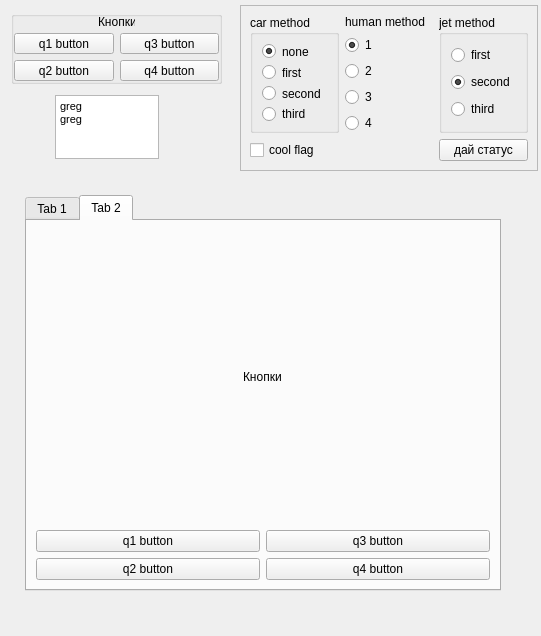
<?xml version="1.0" encoding="UTF-8"?>
<ui version="4.0">
 <class>MainWindow</class>
 <widget class="QMainWindow" name="MainWindow">
  <property name="geometry">
   <rect>
    <x>0</x>
    <y>0</y>
    <width>541</width>
    <height>636</height>
   </rect>
  </property>
  <property name="windowTitle">
   <string>MainWindow</string>
  </property>
  <widget class="QWidget" name="centralwidget">
   <widget class="QFrame" name="frame">
    <property name="geometry">
     <rect>
      <x>240</x>
      <y>5</y>
      <width>298</width>
      <height>166</height>
     </rect>
    </property>
    <property name="frameShape">
     <enum>QFrame::StyledPanel</enum>
    </property>
    <property name="frameShadow">
     <enum>QFrame::Raised</enum>
    </property>
    <layout class="QGridLayout" name="gridLayout_4">
     <item row="0" column="0">
      <layout class="QGridLayout" name="gridLayout_2">
       <item row="0" column="0">
        <widget class="QGroupBox" name="groupBox">
         <property name="title">
          <string>car method</string>
         </property>
         <layout class="QGridLayout" name="gridLayout">
          <item row="2" column="0">
           <widget class="QRadioButton" name="r2">
            <property name="text">
             <string>second</string>
            </property>
           </widget>
          </item>
          <item row="0" column="0">
           <widget class="QRadioButton" name="r1">
            <property name="text">
             <string>none</string>
            </property>
            <property name="checked">
             <bool>true</bool>
            </property>
           </widget>
          </item>
          <item row="3" column="0">
           <widget class="QRadioButton" name="r3">
            <property name="text">
             <string>third</string>
            </property>
           </widget>
          </item>
          <item row="1" column="0">
           <widget class="QRadioButton" name="r4">
            <property name="text">
             <string>first</string>
            </property>
           </widget>
          </item>
         </layout>
        </widget>
       </item>
       <item row="0" column="2">
        <widget class="QGroupBox" name="groupBox_3">
         <property name="title">
          <string>jet method</string>
         </property>
         <layout class="QGridLayout" name="gridLayout_3">
          <item row="2" column="0">
           <widget class="QRadioButton" name="rr3">
            <property name="text">
             <string>third</string>
            </property>
            <property name="autoRepeat">
             <bool>false</bool>
            </property>
           </widget>
          </item>
          <item row="0" column="0">
           <widget class="QRadioButton" name="rr1">
            <property name="text">
             <string>first</string>
            </property>
           </widget>
          </item>
          <item row="1" column="0">
           <widget class="QRadioButton" name="rr2">
            <property name="text">
             <string>second</string>
            </property>
            <property name="checked">
             <bool>true</bool>
            </property>
            <property name="autoRepeat">
             <bool>false</bool>
            </property>
           </widget>
          </item>
         </layout>
        </widget>
       </item>
       <item row="1" column="0">
        <widget class="QCheckBox" name="checkBox">
         <property name="text">
          <string>cool flag</string>
         </property>
        </widget>
       </item>
       <item row="1" column="2">
        <widget class="QPushButton" name="stat">
         <property name="text">
          <string>дай статус</string>
         </property>
        </widget>
       </item>
       <item row="0" column="1">
        <layout class="QVBoxLayout" name="dasf">
         <item>
          <widget class="QLabel" name="label_2">
           <property name="text">
            <string>human method</string>
           </property>
          </widget>
         </item>
         <item>
          <widget class="QRadioButton" name="r1_2">
           <property name="text">
            <string>1</string>
           </property>
           <property name="checked">
            <bool>true</bool>
           </property>
          </widget>
         </item>
         <item>
          <widget class="QRadioButton" name="r4_2">
           <property name="text">
            <string>2</string>
           </property>
          </widget>
         </item>
         <item>
          <widget class="QRadioButton" name="r2_2">
           <property name="text">
            <string>3</string>
           </property>
          </widget>
         </item>
         <item>
          <widget class="QRadioButton" name="r3_2">
           <property name="text">
            <string>4</string>
           </property>
          </widget>
         </item>
        </layout>
       </item>
      </layout>
     </item>
    </layout>
   </widget>
   <widget class="QGroupBox" name="groupBox_2">
    <property name="geometry">
     <rect>
      <x>11</x>
      <y>11</y>
      <width>211</width>
      <height>73</height>
     </rect>
    </property>
    <widget class="QPushButton" name="q4">
     <property name="geometry">
      <rect>
       <x>109</x>
       <y>49</y>
       <width>99</width>
       <height>21</height>
      </rect>
     </property>
     <property name="text">
      <string>q4 button</string>
     </property>
    </widget>
    <widget class="QPushButton" name="q3">
     <property name="geometry">
      <rect>
       <x>109</x>
       <y>22</y>
       <width>99</width>
       <height>21</height>
      </rect>
     </property>
     <property name="text">
      <string>q3 button</string>
     </property>
    </widget>
    <widget class="QPushButton" name="q1">
     <property name="geometry">
      <rect>
       <x>3</x>
       <y>22</y>
       <width>100</width>
       <height>21</height>
      </rect>
     </property>
     <property name="text">
      <string>q1 button</string>
     </property>
    </widget>
    <widget class="QPushButton" name="q2">
     <property name="geometry">
      <rect>
       <x>3</x>
       <y>49</y>
       <width>100</width>
       <height>21</height>
      </rect>
     </property>
     <property name="text">
      <string>q2 button</string>
     </property>
    </widget>
    <widget class="QLabel" name="label">
     <property name="geometry">
      <rect>
       <x>87</x>
       <y>3</y>
       <width>37</width>
       <height>16</height>
      </rect>
     </property>
     <property name="text">
      <string>Кнопки</string>
     </property>
    </widget>
   </widget>
   <widget class="QTabWidget" name="tabWidget_2">
    <property name="geometry">
     <rect>
      <x>25</x>
      <y>195</y>
      <width>476</width>
      <height>396</height>
     </rect>
    </property>
    <property name="currentIndex">
     <number>1</number>
    </property>
    <widget class="QWidget" name="tab_3">
     <attribute name="title">
      <string>Tab 1</string>
     </attribute>
     <widget class="QTimeEdit" name="timeEdit">
      <property name="geometry">
       <rect>
        <x>245</x>
        <y>230</y>
        <width>106</width>
        <height>20</height>
       </rect>
      </property>
     </widget>
     <widget class="QLabel" name="label_3">
      <property name="geometry">
       <rect>
        <x>245</x>
        <y>4</y>
        <width>37</width>
        <height>16</height>
       </rect>
      </property>
      <property name="text">
       <string>Кнопки</string>
      </property>
     </widget>
     <widget class="QPushButton" name="q1_2">
      <property name="geometry">
       <rect>
        <x>245</x>
        <y>23</y>
        <width>75</width>
        <height>23</height>
       </rect>
      </property>
      <property name="text">
       <string>q1 button</string>
      </property>
     </widget>
     <widget class="QRadioButton" name="radioButton">
      <property name="geometry">
       <rect>
        <x>245</x>
        <y>52</y>
        <width>82</width>
        <height>18</height>
       </rect>
      </property>
      <property name="text">
       <string>RadioButton</string>
      </property>
     </widget>
     <widget class="QSlider" name="horizontalSlider">
      <property name="geometry">
       <rect>
        <x>245</x>
        <y>152</y>
        <width>84</width>
        <height>16</height>
       </rect>
      </property>
      <property name="orientation">
       <enum>Qt::Horizontal</enum>
      </property>
     </widget>
     <widget class="QWidget" name="horizontalLayoutWidget">
      <property name="geometry">
       <rect>
        <x>19</x>
        <y>103</y>
        <width>160</width>
        <height>80</height>
       </rect>
      </property>
      <layout class="QHBoxLayout" name="horizontalLayout"/>
     </widget>
     <widget class="QTabWidget" name="tabWidget">
      <property name="geometry">
       <rect>
        <x>14</x>
        <y>393</y>
        <width>181</width>
        <height>106</height>
       </rect>
      </property>
      <widget class="QWidget" name="tab">
       <attribute name="title">
        <string>Tab 1</string>
       </attribute>
      </widget>
      <widget class="QWidget" name="tab_2">
       <attribute name="title">
        <string>Tab 2</string>
       </attribute>
      </widget>
     </widget>
     <widget class="QDateTimeEdit" name="dateTimeEdit">
      <property name="geometry">
       <rect>
        <x>245</x>
        <y>282</y>
        <width>106</width>
        <height>20</height>
       </rect>
      </property>
     </widget>
     <widget class="QSlider" name="verticalSlider">
      <property name="geometry">
       <rect>
        <x>289</x>
        <y>174</y>
        <width>16</width>
        <height>50</height>
       </rect>
      </property>
      <property name="minimumSize">
       <size>
        <width>0</width>
        <height>50</height>
       </size>
      </property>
      <property name="orientation">
       <enum>Qt::Vertical</enum>
      </property>
     </widget>
     <widget class="QFrame" name="frame_2">
      <property name="geometry">
       <rect>
        <x>34</x>
        <y>508</y>
        <width>120</width>
        <height>80</height>
       </rect>
      </property>
      <property name="frameShape">
       <enum>QFrame::StyledPanel</enum>
      </property>
      <property name="frameShadow">
       <enum>QFrame::Raised</enum>
      </property>
      <property name="lineWidth">
       <number>1</number>
      </property>
      <property name="midLineWidth">
       <number>0</number>
      </property>
     </widget>
     <widget class="QDateEdit" name="dateEdit">
      <property name="geometry">
       <rect>
        <x>245</x>
        <y>256</y>
        <width>106</width>
        <height>20</height>
       </rect>
      </property>
     </widget>
     <widget class="QDoubleSpinBox" name="doubleSpinBox">
      <property name="geometry">
       <rect>
        <x>245</x>
        <y>126</y>
        <width>91</width>
        <height>20</height>
       </rect>
      </property>
     </widget>
     <widget class="QSpinBox" name="spinBox">
      <property name="geometry">
       <rect>
        <x>245</x>
        <y>100</y>
        <width>91</width>
        <height>20</height>
       </rect>
      </property>
     </widget>
     <widget class="QCheckBox" name="checkBox_2">
      <property name="geometry">
       <rect>
        <x>245</x>
        <y>76</y>
        <width>71</width>
        <height>18</height>
       </rect>
      </property>
      <property name="text">
       <string>CheckBox</string>
      </property>
     </widget>
     <widget class="QWidget" name="verticalLayoutWidget">
      <property name="geometry">
       <rect>
        <x>19</x>
        <y>13</y>
        <width>160</width>
        <height>80</height>
       </rect>
      </property>
      <layout class="QVBoxLayout" name="verticalLayout"/>
     </widget>
     <widget class="QWidget" name="gridLayoutWidget">
      <property name="geometry">
       <rect>
        <x>24</x>
        <y>193</y>
        <width>160</width>
        <height>80</height>
       </rect>
      </property>
      <layout class="QGridLayout" name="gridLayout_6"/>
     </widget>
     <widget class="QGroupBox" name="rewr">
      <property name="geometry">
       <rect>
        <x>24</x>
        <y>288</y>
        <width>120</width>
        <height>80</height>
       </rect>
      </property>
      <property name="title">
       <string>GroupBox3123</string>
      </property>
     </widget>
    </widget>
    <widget class="QWidget" name="tab_4">
     <attribute name="title">
      <string>Tab 2</string>
     </attribute>
     <layout class="QGridLayout" name="gridLayout_11">
      <item row="0" column="0">
       <layout class="QGridLayout" name="gridLayout_7">
        <item row="1" column="0">
         <widget class="QPushButton" name="q1_3">
          <property name="text">
           <string>q1 button</string>
          </property>
         </widget>
        </item>
        <item row="0" column="0" colspan="2" alignment="Qt::AlignHCenter">
         <widget class="QLabel" name="label_4">
          <property name="text">
           <string>Кнопки</string>
          </property>
         </widget>
        </item>
        <item row="2" column="0">
         <widget class="QPushButton" name="q2_2">
          <property name="text">
           <string>q2 button</string>
          </property>
         </widget>
        </item>
        <item row="2" column="1">
         <widget class="QPushButton" name="q4_2">
          <property name="text">
           <string>q4 button</string>
          </property>
         </widget>
        </item>
        <item row="1" column="1">
         <widget class="QPushButton" name="q3_2">
          <property name="text">
           <string>q3 button</string>
          </property>
         </widget>
        </item>
       </layout>
      </item>
     </layout>
    </widget>
   </widget>
   <widget class="QTextEdit" name="textEdit">
    <property name="geometry">
     <rect>
      <x>55</x>
      <y>95</y>
      <width>104</width>
      <height>64</height>
     </rect>
    </property>
    <property name="html">
     <string>&lt;!DOCTYPE HTML PUBLIC &quot;-//W3C//DTD HTML 4.0//EN&quot; &quot;http://www.w3.org/TR/REC-html40/strict.dtd&quot;&gt;
&lt;html&gt;&lt;head&gt;&lt;meta name=&quot;qrichtext&quot; content=&quot;1&quot; /&gt;&lt;style type=&quot;text/css&quot;&gt;
p, li { white-space: pre-wrap; }
&lt;/style&gt;&lt;/head&gt;&lt;body style=&quot; font-family:'MS Shell Dlg 2'; font-size:8.25pt; font-weight:400; font-style:normal;&quot;&gt;
&lt;p style=&quot; margin-top:0px; margin-bottom:0px; margin-left:0px; margin-right:0px; -qt-block-indent:0; text-indent:0px;&quot;&gt;greg&lt;/p&gt;
&lt;p style=&quot; margin-top:0px; margin-bottom:0px; margin-left:0px; margin-right:0px; -qt-block-indent:0; text-indent:0px;&quot;&gt;greg&lt;/p&gt;&lt;/body&gt;&lt;/html&gt;</string>
    </property>
   </widget>
  </widget>
 </widget>
 <resources/>
 <connections/>
</ui>
